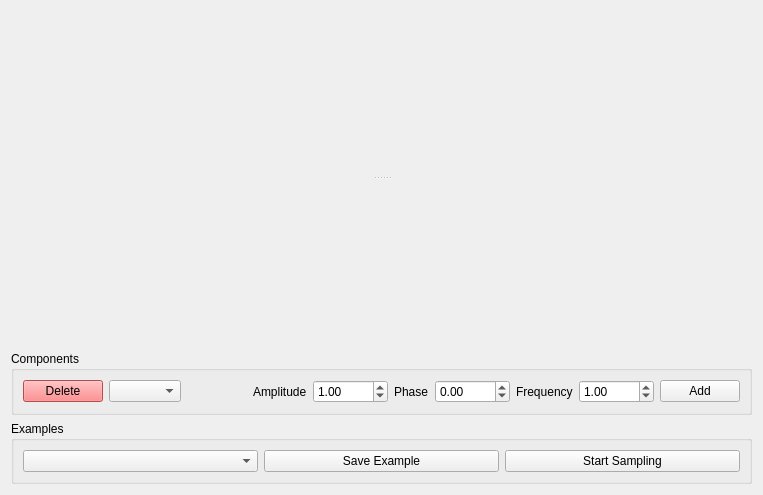
<?xml version="1.0" encoding="UTF-8"?>
<ui version="4.0">
 <class>Composer</class>
 <widget class="QWidget" name="Composer">
  <property name="geometry">
   <rect>
    <x>0</x>
    <y>0</y>
    <width>763</width>
    <height>495</height>
   </rect>
  </property>
  <property name="windowTitle">
   <string>Form</string>
  </property>
  <layout class="QVBoxLayout" name="verticalLayout">
   <item>
    <widget class="QSplitter" name="composerGraphs">
     <property name="orientation">
      <enum>Qt::Vertical</enum>
     </property>
     <widget class="QWidget" name="verticalLayoutWidget_9">
      <layout class="QVBoxLayout" name="sinusoidals_area">
       <item>
        <spacer name="verticalSpacer_5">
         <property name="orientation">
          <enum>Qt::Vertical</enum>
         </property>
         <property name="sizeHint" stdset="0">
          <size>
           <width>20</width>
           <height>40</height>
          </size>
         </property>
        </spacer>
       </item>
      </layout>
     </widget>
     <widget class="QWidget" name="verticalLayoutWidget_10">
      <layout class="QVBoxLayout" name="composing_area">
       <item>
        <spacer name="verticalSpacer_6">
         <property name="orientation">
          <enum>Qt::Vertical</enum>
         </property>
         <property name="sizeHint" stdset="0">
          <size>
           <width>20</width>
           <height>40</height>
          </size>
         </property>
        </spacer>
       </item>
      </layout>
     </widget>
    </widget>
   </item>
   <item>
    <layout class="QVBoxLayout" name="composerControls">
     <item>
      <widget class="QGroupBox" name="componentsBox">
       <property name="title">
        <string>Components</string>
       </property>
       <layout class="QHBoxLayout" name="horizontalLayout_7">
        <item>
         <widget class="QPushButton" name="deleteComponentBtn">
          <property name="styleSheet">
           <string notr="true">background-color: rgb(255, 105, 107);</string>
          </property>
          <property name="text">
           <string>Delete</string>
          </property>
         </widget>
        </item>
        <item>
         <widget class="QComboBox" name="componentList"/>
        </item>
        <item>
         <spacer name="horizontalSpacer">
          <property name="orientation">
           <enum>Qt::Horizontal</enum>
          </property>
          <property name="sizeHint" stdset="0">
           <size>
            <width>40</width>
            <height>20</height>
           </size>
          </property>
         </spacer>
        </item>
        <item>
         <layout class="QHBoxLayout" name="amplitude">
          <item>
           <widget class="QLabel" name="amplitude_label">
            <property name="text">
             <string>Amplitude</string>
            </property>
           </widget>
          </item>
          <item>
           <widget class="QDoubleSpinBox" name="amplitude_input">
            <property name="minimum">
             <double>-9000.000000000000000</double>
            </property>
            <property name="maximum">
             <double>9000.000000000000000</double>
            </property>
            <property name="value">
             <double>1.000000000000000</double>
            </property>
           </widget>
          </item>
         </layout>
        </item>
        <item>
         <layout class="QHBoxLayout" name="phase">
          <item>
           <widget class="QLabel" name="phase_label">
            <property name="text">
             <string>Phase</string>
            </property>
           </widget>
          </item>
          <item>
           <widget class="QDoubleSpinBox" name="phase_input">
            <property name="minimum">
             <double>-9000.000000000000000</double>
            </property>
            <property name="maximum">
             <double>9000.000000000000000</double>
            </property>
           </widget>
          </item>
         </layout>
        </item>
        <item>
         <layout class="QHBoxLayout" name="frequency">
          <item>
           <widget class="QLabel" name="frequency_label">
            <property name="text">
             <string>Frequency</string>
            </property>
           </widget>
          </item>
          <item>
           <widget class="QDoubleSpinBox" name="frequency_input">
            <property name="minimum">
             <double>-9000.000000000000000</double>
            </property>
            <property name="maximum">
             <double>9000.000000000000000</double>
            </property>
            <property name="value">
             <double>1.000000000000000</double>
            </property>
           </widget>
          </item>
         </layout>
        </item>
        <item>
         <widget class="QPushButton" name="addComponentBtn">
          <property name="text">
           <string>Add</string>
          </property>
         </widget>
        </item>
       </layout>
      </widget>
     </item>
     <item>
      <widget class="QGroupBox" name="examplesBox">
       <property name="title">
        <string>Examples</string>
       </property>
       <layout class="QHBoxLayout" name="horizontalLayout_8">
        <item>
         <widget class="QComboBox" name="examplesMenu">
          <property name="editable">
           <bool>false</bool>
          </property>
         </widget>
        </item>
        <item>
         <widget class="QPushButton" name="saveExampleBtn">
          <property name="text">
           <string>Save Example</string>
          </property>
         </widget>
        </item>
        <item>
         <widget class="QPushButton" name="startSamplingBtn">
          <property name="text">
           <string>Start Sampling</string>
          </property>
         </widget>
        </item>
       </layout>
      </widget>
     </item>
    </layout>
   </item>
  </layout>
 </widget>
 <resources/>
 <connections/>
</ui>
